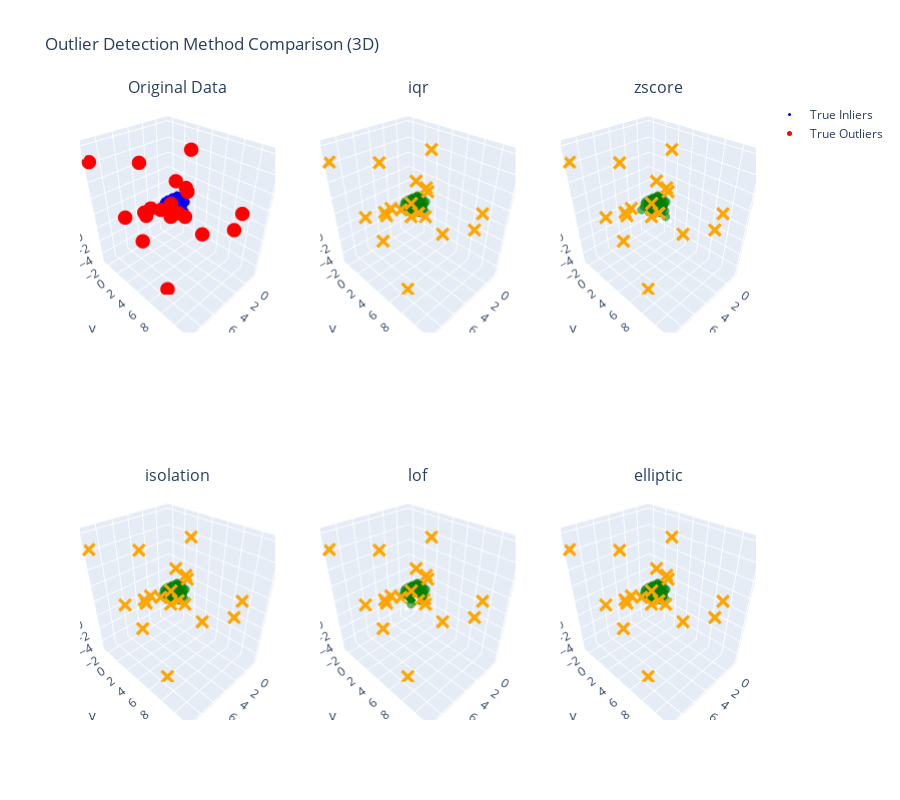

Write notebook code for a chart like this one.
### Code cell
# Visualize outlier detection results
fig = make_subplots(
    rows=2, cols=3,
    subplot_titles=["Original Data"] + methods,
    specs=[[{'type': 'scatter3d'}] * 3, [{'type': 'scatter3d'}] * 3]
)

# Original with ground truth
fig.add_trace(
    go.Scatter3d(
        x=inliers[:, 0], y=inliers[:, 1], z=inliers[:, 2],
        mode='markers', marker=dict(size=3, color='blue'),
        name='True Inliers', showlegend=True
    ),
    row=1, col=1
)
fig.add_trace(
    go.Scatter3d(
        x=outliers[:, 0], y=outliers[:, 1], z=outliers[:, 2],
        mode='markers', marker=dict(size=5, color='red'),
        name='True Outliers', showlegend=True
    ),
    row=1, col=1
)

# Each method's results
positions = [(1, 2), (1, 3), (2, 1), (2, 2), (2, 3)]
for (row, col), method in zip(positions, methods):
    _, mask = filter_outlier(
        data_with_outliers, method=method,
        contamination=contamination, return_mask=True
    )
    kept = data_with_outliers[mask]
    removed = data_with_outliers[~mask]
    
    fig.add_trace(
        go.Scatter3d(
            x=kept[:, 0], y=kept[:, 1], z=kept[:, 2],
            mode='markers', marker=dict(size=3, color='green', opacity=0.6),
            name=f'{method} kept', showlegend=False
        ),
        row=row, col=col
    )
    fig.add_trace(
        go.Scatter3d(
            x=removed[:, 0], y=removed[:, 1], z=removed[:, 2],
            mode='markers', marker=dict(size=5, color='orange', symbol='x'),
            name=f'{method} removed', showlegend=False
        ),
        row=row, col=col
    )

fig.update_layout(height=800, title_text="Outlier Detection Method Comparison (3D)")
fig.show()

### Figure 1 — Plotly figure (JSON) as saved in the notebook; plotly's stock layout.template omitted (floating-point values rounded to 4 significant figures; data arrays with more than 128 entries replaced by an {"elided": "..."} marker saying what was removed)
{"data": [{"marker": {"color": "blue", "size": 3}, "mode": "markers", "name": "True Inliers", "scene": "scene", "showlegend": true, "type": "scatter3d", "x": {"elided": "200 float values"}, "y": {"elided": "200 float values"}, "z": {"elided": "200 float values"}}, {"marker": {"color": "red", "size": 5}, "mode": "markers", "name": "True Outliers", "scene": "scene", "showlegend": true, "type": "scatter3d", "x": [7.95, 8.137, 5.209, 9.421, 7.373, 8.852, 4.488, 7.679, 6.248, 7.686, 3.457, 8.232, 0.4357, 3.862, 4.783, 6.461, 0.8816, 2.462, 3.888, 6.006], "y": [5.037, 3.568, 5.924, -2.458, 6.37, 1.921, 6.222, 7.448, 1.728, 7.512, 7.731, 4.217, 10.29, 5.585, 2.787, 2.295, 3.488, 2.805, 11.68, 7.831], "z": [5.633, 0.8768, 4.211, 8.36, -5.008, 3.477, 6.918, 5.759, 2.747, 7.171, 1.516, 10.05, 3.916, 2.909, 2.897, 2.695, 8.935, 5.582, 4.512, 7.774]}, {"marker": {"color": "green", "opacity": 0.6, "size": 3}, "mode": "markers", "name": "iqr kept", "scene": "scene2", "showlegend": false, "type": "scatter3d", "x": {"elided": "200 float values"}, "y": {"elided": "200 float values"}, "z": {"elided": "200 float values"}}, {"marker": {"color": "orange", "size": 5, "symbol": "x"}, "mode": "markers", "name": "iqr removed", "scene": "scene2", "showlegend": false, "type": "scatter3d", "x": [7.95, 8.137, 5.209, 9.421, 7.373, 8.852, 4.488, 7.679, 6.248, 7.686, 3.457, 8.232, 0.4357, 3.862, 4.783, 6.461, 0.8816, 2.462, 3.888, 6.006], "y": [5.037, 3.568, 5.924, -2.458, 6.37, 1.921, 6.222, 7.448, 1.728, 7.512, 7.731, 4.217, 10.29, 5.585, 2.787, 2.295, 3.488, 2.805, 11.68, 7.831], "z": [5.633, 0.8768, 4.211, 8.36, -5.008, 3.477, 6.918, 5.759, 2.747, 7.171, 1.516, 10.05, 3.916, 2.909, 2.897, 2.695, 8.935, 5.582, 4.512, 7.774]}, {"marker": {"color": "green", "opacity": 0.6, "size": 3}, "mode": "markers", "name": "zscore kept", "scene": "scene3", "showlegend": false, "type": "scatter3d", "x": {"elided": "202 float values"}, "y": {"elided": "202 float values"}, "z": {"elided": "202 float values"}}, {"marker": {"color": "orange", "size": 5, "symbol": "x"}, "mode": "markers", "name": "zscore removed", "scene": "scene3", "showlegend": false, "type": "scatter3d", "x": [7.95, 8.137, 5.209, 9.421, 7.373, 8.852, 4.488, 7.679, 6.248, 7.686, 3.457, 8.232, 0.4357, 6.461, 0.8816, 2.462, 3.888, 6.006], "y": [5.037, 3.568, 5.924, -2.458, 6.37, 1.921, 6.222, 7.448, 1.728, 7.512, 7.731, 4.217, 10.29, 2.295, 3.488, 2.805, 11.68, 7.831], "z": [5.633, 0.8768, 4.211, 8.36, -5.008, 3.477, 6.918, 5.759, 2.747, 7.171, 1.516, 10.05, 3.916, 2.695, 8.935, 5.582, 4.512, 7.774]}, {"marker": {"color": "green", "opacity": 0.6, "size": 3}, "mode": "markers", "name": "isolation kept", "scene": "scene4", "showlegend": false, "type": "scatter3d", "x": {"elided": "200 float values"}, "y": {"elided": "200 float values"}, "z": {"elided": "200 float values"}}, {"marker": {"color": "orange", "size": 5, "symbol": "x"}, "mode": "markers", "name": "isolation removed", "scene": "scene4", "showlegend": false, "type": "scatter3d", "x": [7.95, 8.137, 5.209, 9.421, 7.373, 8.852, 4.488, 7.679, 6.248, 7.686, 3.457, 8.232, 0.4357, 3.862, 4.783, 6.461, 0.8816, 2.462, 3.888, 6.006], "y": [5.037, 3.568, 5.924, -2.458, 6.37, 1.921, 6.222, 7.448, 1.728, 7.512, 7.731, 4.217, 10.29, 5.585, 2.787, 2.295, 3.488, 2.805, 11.68, 7.831], "z": [5.633, 0.8768, 4.211, 8.36, -5.008, 3.477, 6.918, 5.759, 2.747, 7.171, 1.516, 10.05, 3.916, 2.909, 2.897, 2.695, 8.935, 5.582, 4.512, 7.774]}, {"marker": {"color": "green", "opacity": 0.6, "size": 3}, "mode": "markers", "name": "lof kept", "scene": "scene5", "showlegend": false, "type": "scatter3d", "x": {"elided": "200 float values"}, "y": {"elided": "200 float values"}, "z": {"elided": "200 float values"}}, {"marker": {"color": "orange", "size": 5, "symbol": "x"}, "mode": "markers", "name": "lof removed", "scene": "scene5", "showlegend": false, "type": "scatter3d", "x": [-1.12, 7.95, 8.137, 5.209, 9.421, 7.373, 8.852, 4.488, 6.248, 7.686, 3.457, 8.232, 0.4357, 3.862, 4.783, 6.461, 0.8816, 2.462, 3.888, 6.006], "y": [0.7722, 5.037, 3.568, 5.924, -2.458, 6.37, 1.921, 6.222, 1.728, 7.512, 7.731, 4.217, 10.29, 5.585, 2.787, 2.295, 3.488, 2.805, 11.68, 7.831], "z": [-1.102, 5.633, 0.8768, 4.211, 8.36, -5.008, 3.477, 6.918, 2.747, 7.171, 1.516, 10.05, 3.916, 2.909, 2.897, 2.695, 8.935, 5.582, 4.512, 7.774]}, {"marker": {"color": "green", "opacity": 0.6, "size": 3}, "mode": "markers", "name": "elliptic kept", "scene": "scene6", "showlegend": false, "type": "scatter3d", "x": {"elided": "200 float values"}, "y": {"elided": "200 float values"}, "z": {"elided": "200 float values"}}, {"marker": {"color": "orange", "size": 5, "symbol": "x"}, "mode": "markers", "name": "elliptic removed", "scene": "scene6", "showlegend": false, "type": "scatter3d", "x": [7.95, 8.137, 5.209, 9.421, 7.373, 8.852, 4.488, 7.679, 6.248, 7.686, 3.457, 8.232, 0.4357, 3.862, 4.783, 6.461, 0.8816, 2.462, 3.888, 6.006], "y": [5.037, 3.568, 5.924, -2.458, 6.37, 1.921, 6.222, 7.448, 1.728, 7.512, 7.731, 4.217, 10.29, 5.585, 2.787, 2.295, 3.488, 2.805, 11.68, 7.831], "z": [5.633, 0.8768, 4.211, 8.36, -5.008, 3.477, 6.918, 5.759, 2.747, 7.171, 1.516, 10.05, 3.916, 2.909, 2.897, 2.695, 8.935, 5.582, 4.512, 7.774]}], "layout": {"annotations": [{"font": {"size": 16}, "showarrow": false, "text": "Original Data", "x": 0.1444, "xanchor": "center", "xref": "paper", "y": 1, "yanchor": "bottom", "yref": "paper"}, {"font": {"size": 16}, "showarrow": false, "text": "iqr", "x": 0.5, "xanchor": "center", "xref": "paper", "y": 1, "yanchor": "bottom", "yref": "paper"}, {"font": {"size": 16}, "showarrow": false, "text": "zscore", "x": 0.8556, "xanchor": "center", "xref": "paper", "y": 1, "yanchor": "bottom", "yref": "paper"}, {"font": {"size": 16}, "showarrow": false, "text": "isolation", "x": 0.1444, "xanchor": "center", "xref": "paper", "y": 0.375, "yanchor": "bottom", "yref": "paper"}, {"font": {"size": 16}, "showarrow": false, "text": "lof", "x": 0.5, "xanchor": "center", "xref": "paper", "y": 0.375, "yanchor": "bottom", "yref": "paper"}, {"font": {"size": 16}, "showarrow": false, "text": "elliptic", "x": 0.8556, "xanchor": "center", "xref": "paper", "y": 0.375, "yanchor": "bottom", "yref": "paper"}], "height": 800, "scene": {"domain": {"x": [0, 0.2889], "y": [0.625, 1]}}, "scene2": {"domain": {"x": [0.3556, 0.6444], "y": [0.625, 1]}}, "scene3": {"domain": {"x": [0.7111, 1], "y": [0.625, 1]}}, "scene4": {"domain": {"x": [0, 0.2889], "y": [0, 0.375]}}, "scene5": {"domain": {"x": [0.3556, 0.6444], "y": [0, 0.375]}}, "scene6": {"domain": {"x": [0.7111, 1], "y": [0, 0.375]}}, "title": {"text": "Outlier Detection Method Comparison (3D)"}}}
